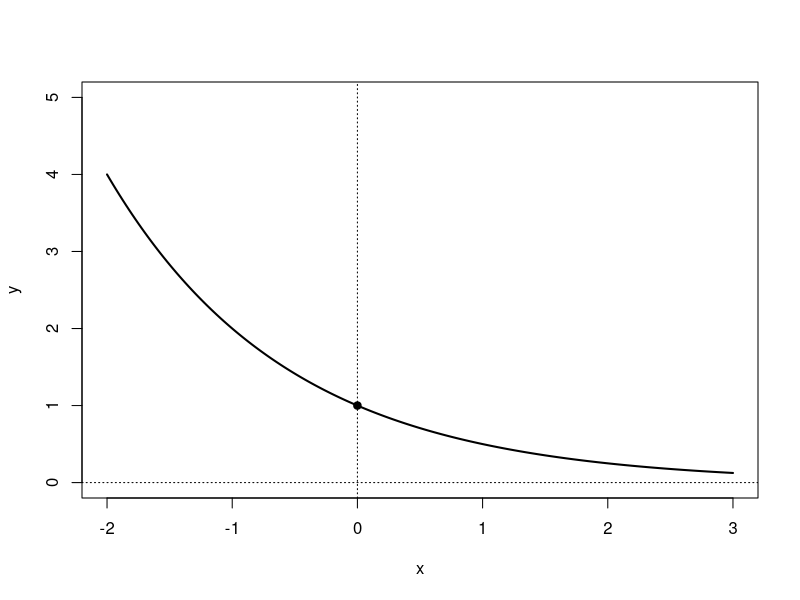
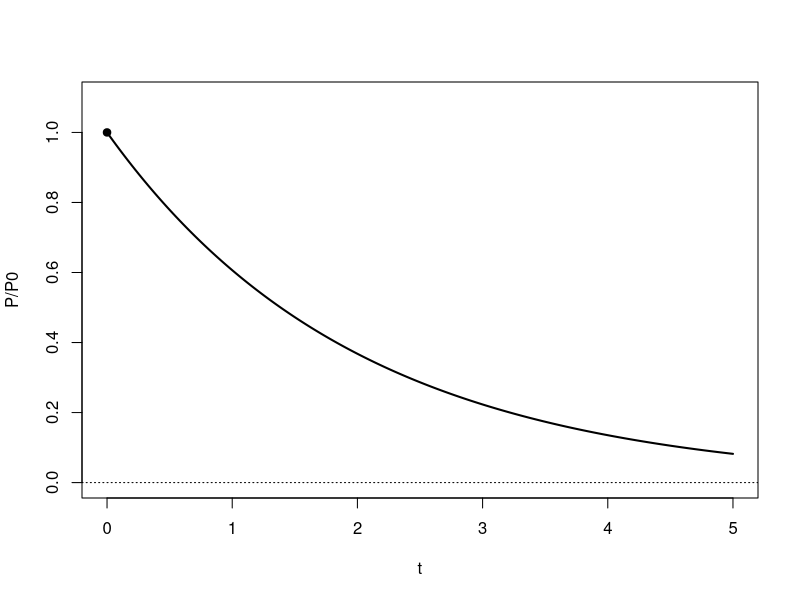

These charts were generated, in order, by the following R code:
setwd("C:/Users/18904/Github/senior-mathematics/codes")
if(!dir.exists("../figures"))dir.create("../figures")
# week29: exponential decay (29-1,29-2)
draw1=function(){
  x=seq(-2,3,len=200)
  plot(x,0.5^x,type="l",lwd=2,ylim=c(0,5),xlab="x",ylab="y")
  abline(h=0,v=0,lty=3)
  points(0,1,pch=19)
}
pdf("../figures/week29-1.pdf",width=4,height=4);draw1();dev.off()
svglite::svglite("../figures/week29-1.svg",width=4,height=4);draw1();dev.off()
draw2=function(){
  t=seq(0,5,len=200)
  plot(t,exp(-0.5*t),type="l",lwd=2,ylim=c(0,1.1),xlab="t",ylab="P/P0")
  abline(h=0,lty=3)
  points(0,1,pch=19)
}
pdf("../figures/week29-2.pdf",width=4,height=4);draw2();dev.off()
svglite::svglite("../figures/week29-2.svg",width=4,height=4);draw2();dev.off()
